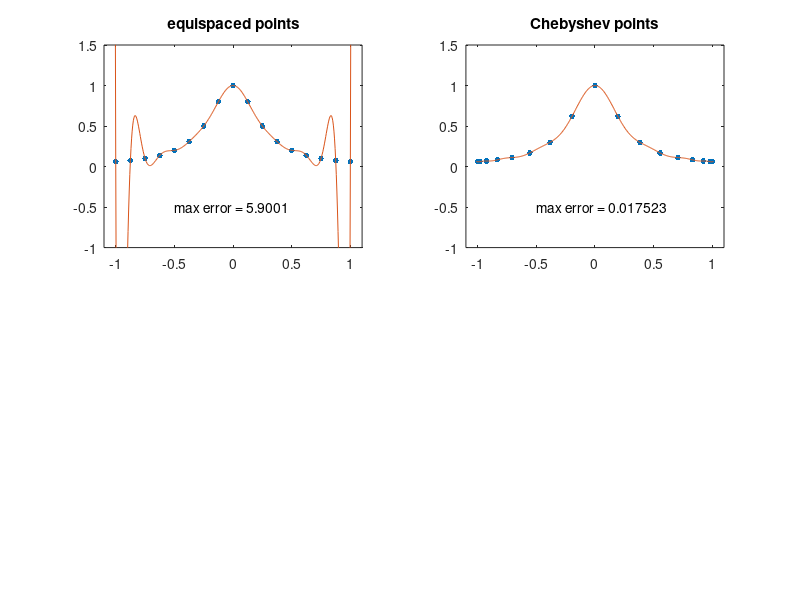

Here is the MATLAB script that generated this plot:
% p9.m - polynomial interpolation in equispaced and Chebyshev pts

  N = 16;
  xx = -1.01:.005:1.01; clf
  for i = 1:2
    if i==1, s = 'equispaced points'; x = -1 + 2*(0:N)/N; end
    if i==2, s = 'Chebyshev points';  x = cos(pi*(0:N)/N); end
    subplot(2,2,i)
    u = 1./(1+16*x.^2);
    uu = 1./(1+16*xx.^2);
    p = polyfit(x,u,N);              % interpolation
    pp = polyval(p,xx);              % evaluation of interpolant
    plot(x,u,'.','markersize',13)
    line(xx,pp)
    axis([-1.1 1.1 -1 1.5]), title(s)
    error = norm(uu-pp,inf);
    text(-.5,-.5,['max error = ' num2str(error)])
  end
